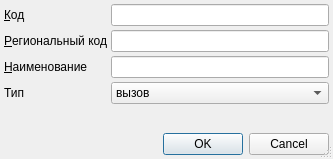
<?xml version="1.0" encoding="UTF-8"?>
<ui version="4.0">
 <class>ItemEditorDialog</class>
 <widget class="QDialog" name="ItemEditorDialog">
  <property name="geometry">
   <rect>
    <x>0</x>
    <y>0</y>
    <width>320</width>
    <height>159</height>
   </rect>
  </property>
  <property name="windowTitle">
   <string>ChangeMe!</string>
  </property>
  <property name="sizeGripEnabled">
   <bool>true</bool>
  </property>
  <layout class="QGridLayout">
   <property name="margin">
    <number>4</number>
   </property>
   <property name="spacing">
    <number>4</number>
   </property>
   <item row="6" column="0" colspan="2">
    <widget class="QDialogButtonBox" name="buttonBox">
     <property name="orientation">
      <enum>Qt::Horizontal</enum>
     </property>
     <property name="standardButtons">
      <set>QDialogButtonBox::Cancel|QDialogButtonBox::Ok</set>
     </property>
    </widget>
   </item>
   <item row="5" column="0">
    <spacer>
     <property name="orientation">
      <enum>Qt::Vertical</enum>
     </property>
     <property name="sizeHint" stdset="0">
      <size>
       <width>103</width>
       <height>16</height>
      </size>
     </property>
    </spacer>
   </item>
   <item row="0" column="1">
    <widget class="QLineEdit" name="edtCode"/>
   </item>
   <item row="2" column="1">
    <widget class="QLineEdit" name="edtName"/>
   </item>
   <item row="2" column="0">
    <widget class="QLabel" name="lblName">
     <property name="text">
      <string>&amp;Наименование</string>
     </property>
     <property name="buddy">
      <cstring>edtName</cstring>
     </property>
    </widget>
   </item>
   <item row="0" column="0">
    <widget class="QLabel" name="lblCode">
     <property name="text">
      <string>&amp;Код</string>
     </property>
     <property name="buddy">
      <cstring>edtCode</cstring>
     </property>
    </widget>
   </item>
   <item row="4" column="0">
    <widget class="QLabel" name="lblType">
     <property name="text">
      <string>Тип</string>
     </property>
     <property name="buddy">
      <cstring>cmbType</cstring>
     </property>
    </widget>
   </item>
   <item row="4" column="1">
    <widget class="QComboBox" name="cmbType">
     <item>
      <property name="text">
       <string>вызов</string>
      </property>
     </item>
     <item>
      <property name="text">
       <string>обслуживание общ.мероприятия</string>
      </property>
     </item>
    </widget>
   </item>
   <item row="1" column="1">
    <widget class="QLineEdit" name="edtCodeRegional"/>
   </item>
   <item row="1" column="0">
    <widget class="QLabel" name="lblCodeRegional">
     <property name="text">
      <string>&amp;Региональный код</string>
     </property>
     <property name="buddy">
      <cstring>edtCodeRegional</cstring>
     </property>
    </widget>
   </item>
  </layout>
 </widget>
 <tabstops>
  <tabstop>edtCode</tabstop>
  <tabstop>edtCodeRegional</tabstop>
  <tabstop>edtName</tabstop>
  <tabstop>cmbType</tabstop>
  <tabstop>buttonBox</tabstop>
 </tabstops>
 <resources/>
 <connections>
  <connection>
   <sender>buttonBox</sender>
   <signal>accepted()</signal>
   <receiver>ItemEditorDialog</receiver>
   <slot>accept()</slot>
   <hints>
    <hint type="sourcelabel">
     <x>158</x>
     <y>121</y>
    </hint>
    <hint type="destinationlabel">
     <x>117</x>
     <y>106</y>
    </hint>
   </hints>
  </connection>
  <connection>
   <sender>buttonBox</sender>
   <signal>rejected()</signal>
   <receiver>ItemEditorDialog</receiver>
   <slot>reject()</slot>
   <hints>
    <hint type="sourcelabel">
     <x>238</x>
     <y>99</y>
    </hint>
    <hint type="destinationlabel">
     <x>247</x>
     <y>107</y>
    </hint>
   </hints>
  </connection>
 </connections>
</ui>
